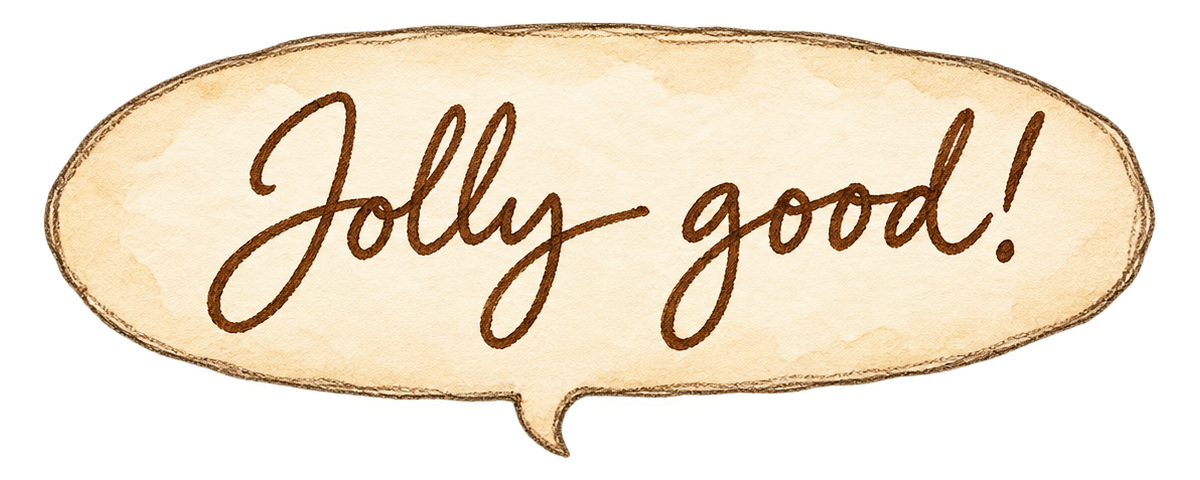
#> input picture design-system/aquarelles/bulle-jolly-good.png, 1200 x 480 px, given in place of citron.png, which was not available
$ python bake-scenes-v10.py ../design-system/aquarelles/bulle-jolly-good.png
#> lines starting #> are read from the running program, lines starting #| are printed output that depends on the picture; after the words box and inside, x2 and y2 are one past the last pixel; in counts of white or black regions, pixels touching at a corner belong together; pictures that were not available may be replaced by others from this repository, and a replacement may not be noted
#!/usr/bin/env python3
"""Exporte les sprites de scènes et secrets, puis prépare leurs WebP transparents.

Les originaux générés et les cadrages sont versionnés. Aucun dessin n'est reconstruit par le script.
Les quatre étapes de carotte gardent le même canevas : les feuilles restent à la même place.
"""
import importlib.util
import json
import sys
from pathlib import Path

import numpy as np
from PIL import Image
from scipy import ndimage

ROOT = Path(__file__).resolve().parents[1]
SOURCE = ROOT / 'design-system/sources/illustrations/v10'


def main():
    # Le fruit entier est isolé de la planche v9 existante, en conservant ses pixels et ses franges.
    original = Image.open(ROOT / 'design-system/aquarelles/citron.png').convert('RGBA')
#> original is the input picture: PIL image 1200x480 RGBA; mean R, G, B, A 144.1, 130.6, 108.9, 153.8
    rgba = np.array(original)
    labels, _ = ndimage.label(rgba[..., 3] > 8, structure=np.ones((3, 3)))
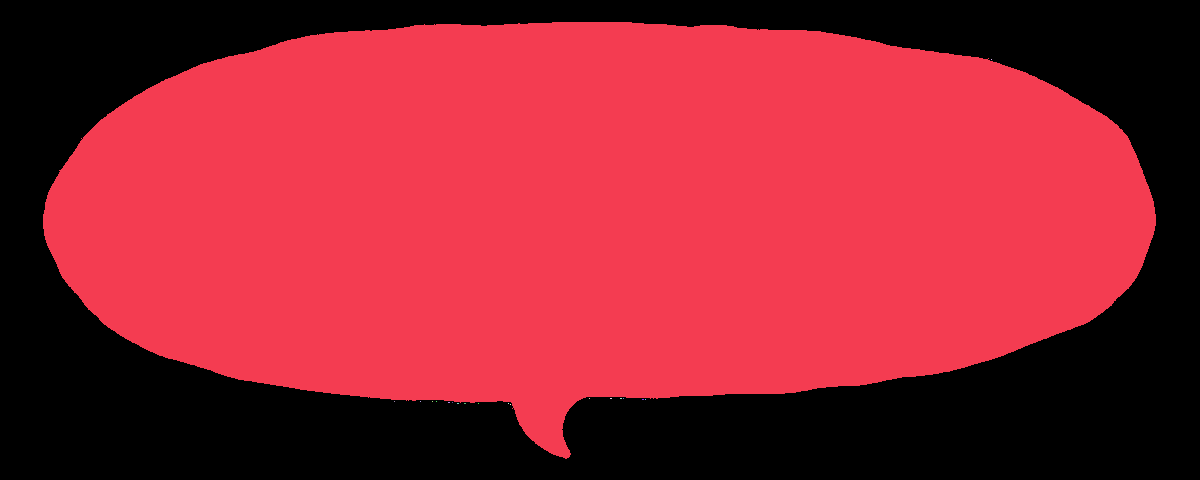
#> labels: shape (480, 1200) int32; 20 distinct labels, from 0 to 19; one colour per label, 0 black
    areas = np.bincount(labels.ravel()); areas[0] = 0
#> after `areas = np.bincount(labels.ravel())`: areas = 20 values, max 353210 at index 1, min 1 at index 2, mean 28800
    large = np.argsort(areas)[-2:]
#> large = [7, 1]
    top = min(large, key=lambda k: np.nonzero(labels == k)[0].mean())
#> top = 1
    bases = np.isin(labels, large)
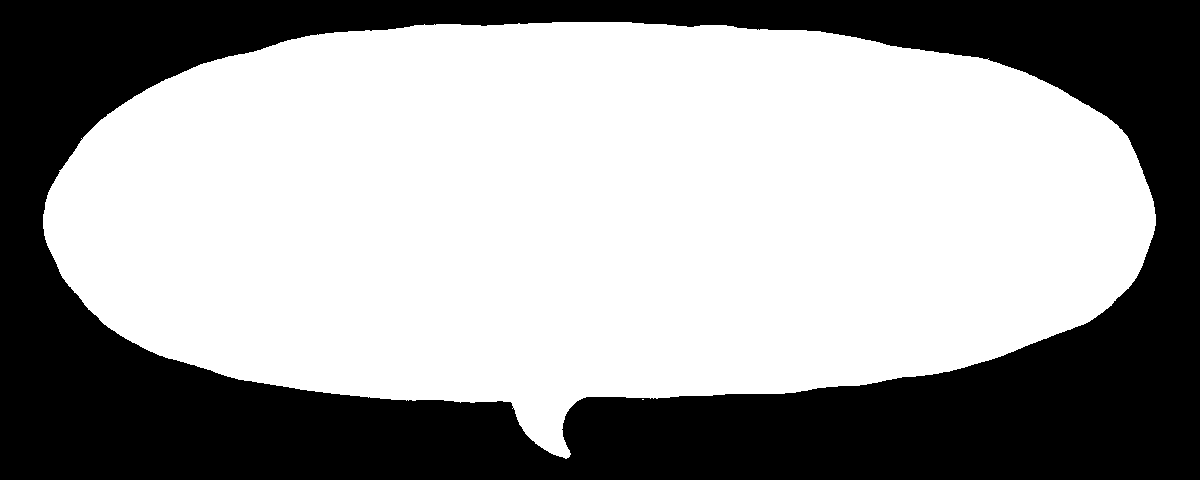
#> bases: shape (480, 1200) bool; 61.3% white; 1 black region, box (x1, y1, x2, y2) and area: (0, 0, 1200, 480) 222788
    _, nearest = ndimage.distance_transform_edt(~bases, return_indices=True)
    rgba[labels[tuple(nearest)] != top, 3] = 0
#> rgba: shape (480, 1200, 4); 0.02% of pixels changed, all inside (x1, y1, x2, y2) = (636, 399, 648, 409)
    fruit = Image.fromarray(rgba, 'RGBA')
    yy, xx = np.nonzero(rgba[..., 3] > 8)
    fruit = fruit.crop((max(0, int(xx.min()) - 4), max(0, int(yy.min()) - 4),
                        min(fruit.width, int(xx.max()) + 5), min(fruit.height, int(yy.max()) + 5)))
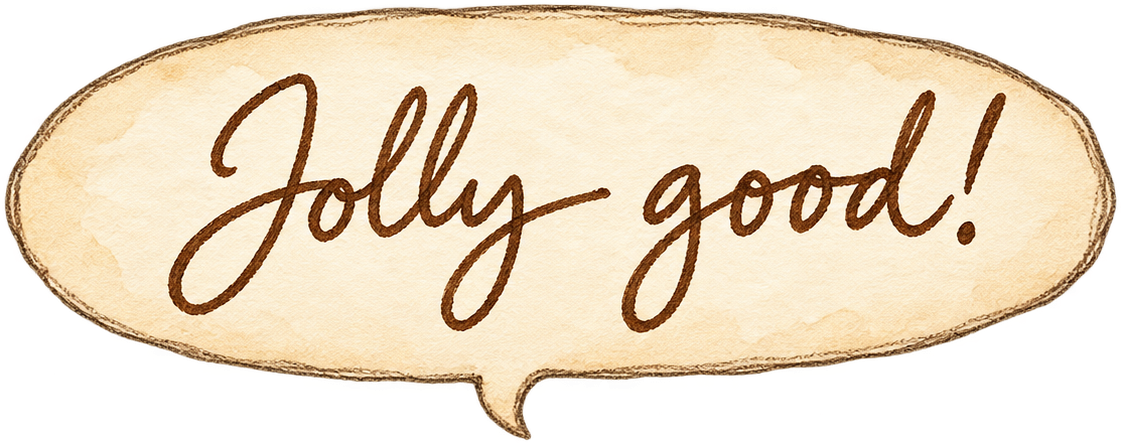
#> fruit: PIL image 1121x445 RGBA; mean R, G, B, A 166.4, 150.7, 125.7, 177.6; transparent parts drawn white
    fruit.thumbnail((610, 610), Image.Resampling.LANCZOS)
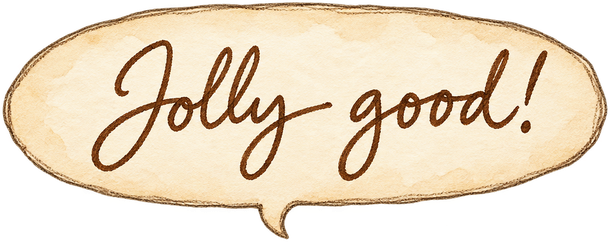
#> fruit: PIL image 610x242 RGBA; mean R, G, B, A 165.3, 149.6, 125.3, 177.6; transparent parts drawn white
    whole = Image.new('RGBA', (650, 650))
#> whole: PIL image 650x650 RGBA; every value is 0
    whole.alpha_composite(fruit, ((650 - fruit.width) // 2, (650 - fruit.height) // 2))
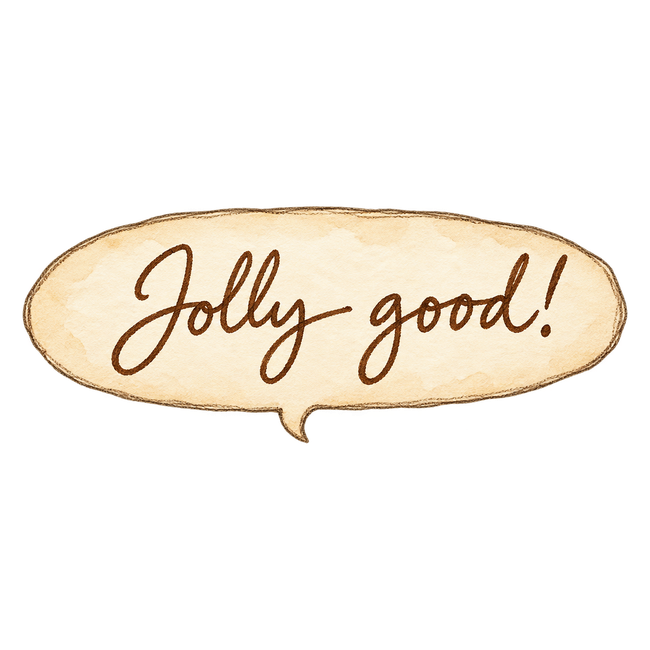
#> whole: PIL image 650x650 RGBA; mean R, G, B, A 57.8, 52.3, 43.8, 62; transparent parts drawn white
    whole.save(SOURCE / 'citron-entier.png')

    spec = importlib.util.spec_from_file_location('export_aquarelles', ROOT / 'scripts/bake-illustrations-v9.py')
#> (the run stopped early here; a loop or call above may not have finished)

$ run again, on design-system/aquarelles/jack-russell-dort.png
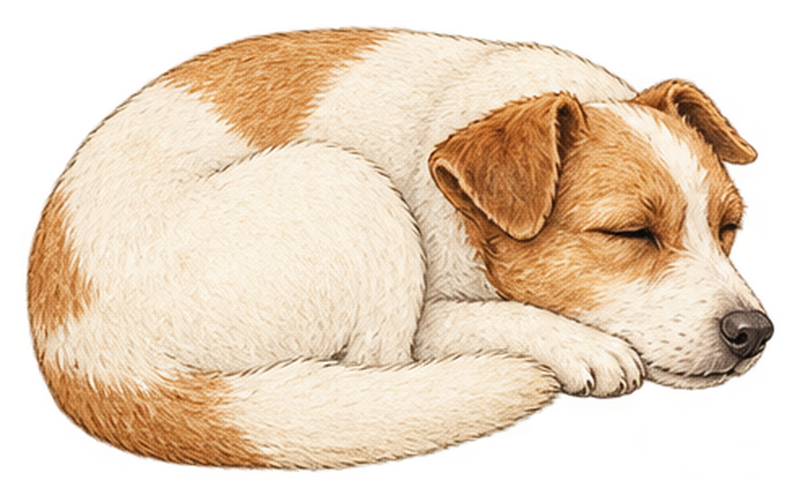
#> input picture design-system/aquarelles/jack-russell-dort.png, 800 x 500 px, given in place of citron.png, which was not available
#> in main, original is the input picture: PIL image 800x500 RGBA; mean R, G, B, A 158.1, 135.6, 111.3, 164.8
#> in main, `labels, _ = ndimage.label(rgba[..., 3] > 8, structure=np.ones((3, 3)))`:
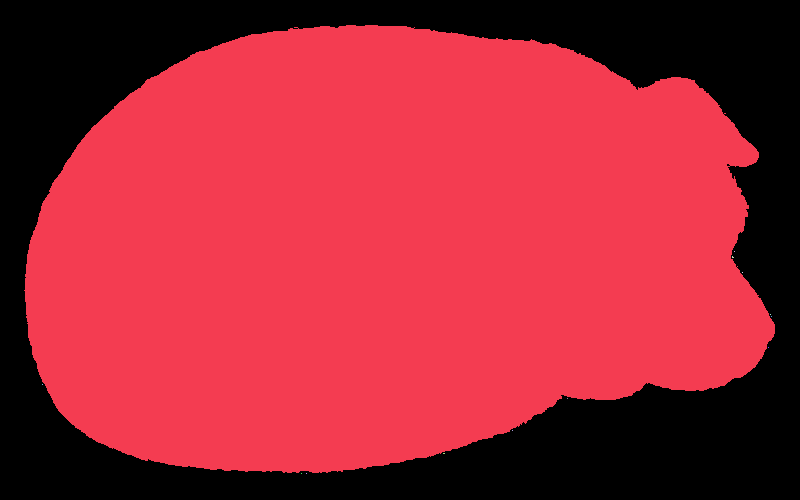
#> labels: shape (500, 800) int32; 14 distinct labels, from 0 to 13; one colour per label, 0 black
#> areas = [134388, 265597, 1, 3, 1, 1, 1, 1, 1, 1, 1, 2, 1, 1]
#> large = [3, 1]
#> top = 1
#> bases: shape (500, 800) bool; 66.4% white; 1 black region, box (x1, y1, x2, y2) and area: (0, 0, 800, 500) 134400
#> rgba: shape (500, 800, 4); 0.02% of pixels changed, all inside (x1, y1, x2, y2) = (732, 253, 748, 260)
#> in main, `whole.alpha_composite(fruit, ((650 - fruit.width) // 2, (650 - fruit.h..`:
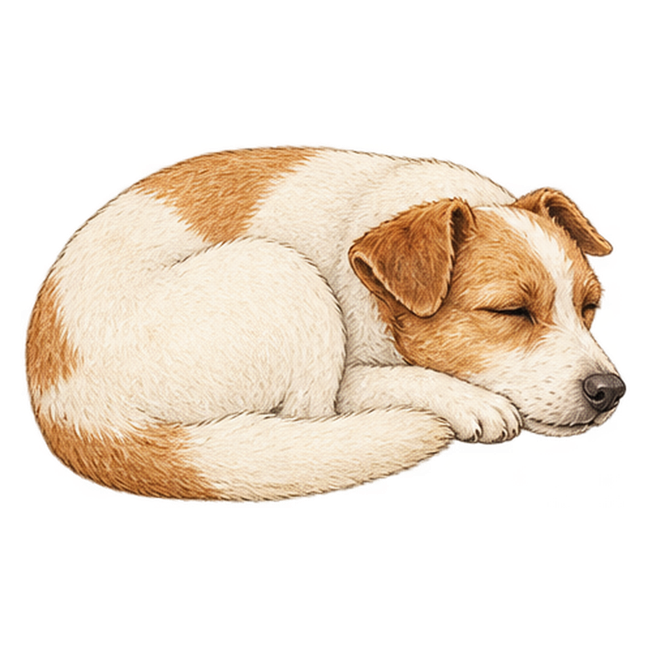
#> whole: PIL image 650x650 RGBA; mean R, G, B, A 96, 82.3, 67.7, 100.7; transparent parts drawn white

$ run again, on design-system/aquarelles/plume.png
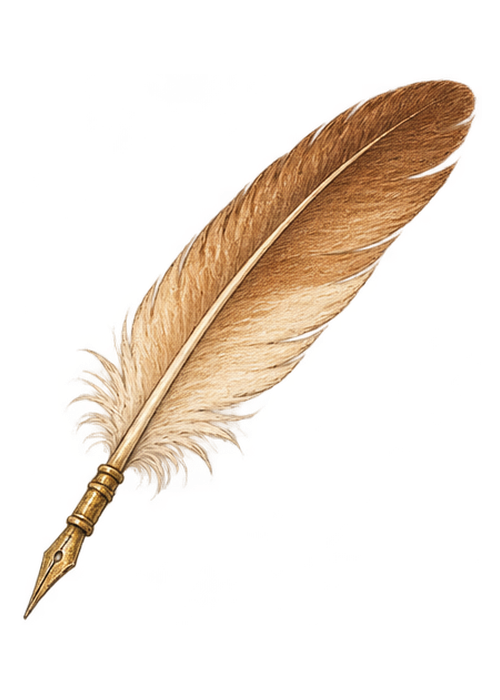
#> input picture design-system/aquarelles/plume.png, 500 x 700 px, given in place of citron.png, which was not available
#> in main, original is the input picture: PIL image 500x700 RGBA; mean R, G, B, A 47.4, 35.1, 22.9, 48.8
#> in main, `labels, _ = ndimage.label(rgba[..., 3] > 8, structure=np.ones((3, 3)))`:
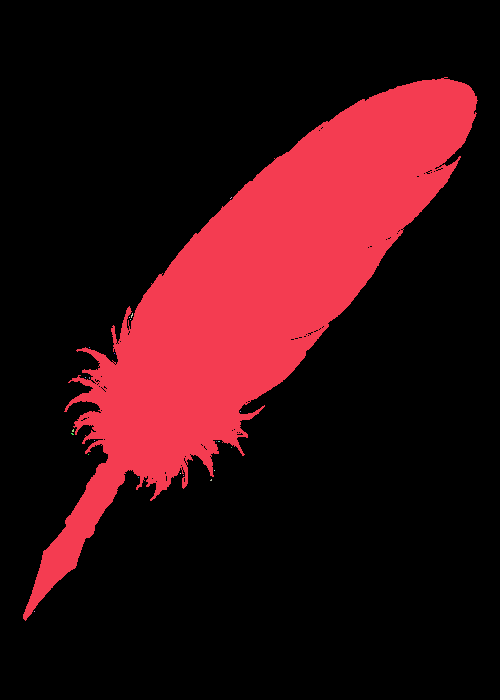
#> labels: shape (700, 500) int32; 24 distinct labels, from 0 to 23; one colour per label, 0 black
#> areas = 24 values, max 276117 at index 0, min 1 at index 4, mean 14583.3
#> large = [3, 1]
#> top = 1
#> bases: shape (700, 500) bool; 21.1% white; 2 white regions (1 under 20 px), largest, box (x1, y1, x2, y2) and area: (23, 77, 478, 621) 73844
#> rgba: shape (700, 500, 4); under 0.01% of pixels changed, all inside (x1, y1, x2, y2) = (130, 312, 134, 319)
#> in main, `whole.alpha_composite(fruit, ((650 - fruit.width) // 2, (650 - fruit.h..`:
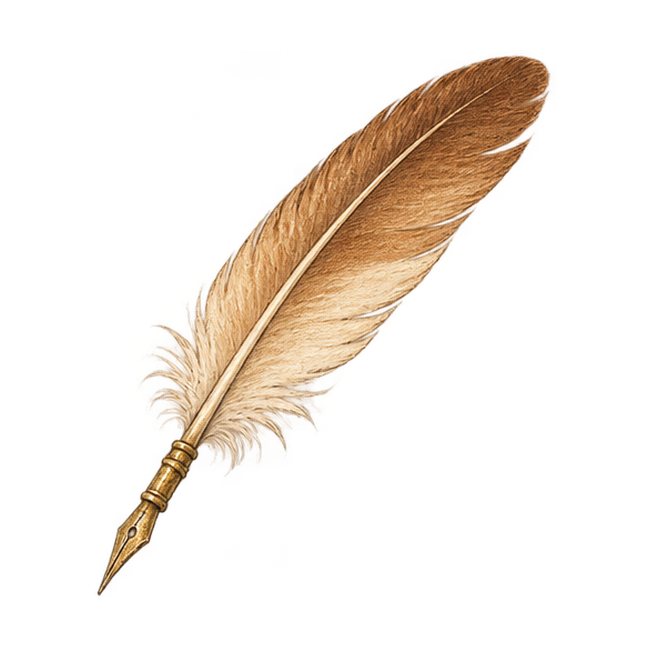
#> whole: PIL image 650x650 RGBA; mean R, G, B, A 39.3, 29.1, 19, 40.4; transparent parts drawn white
